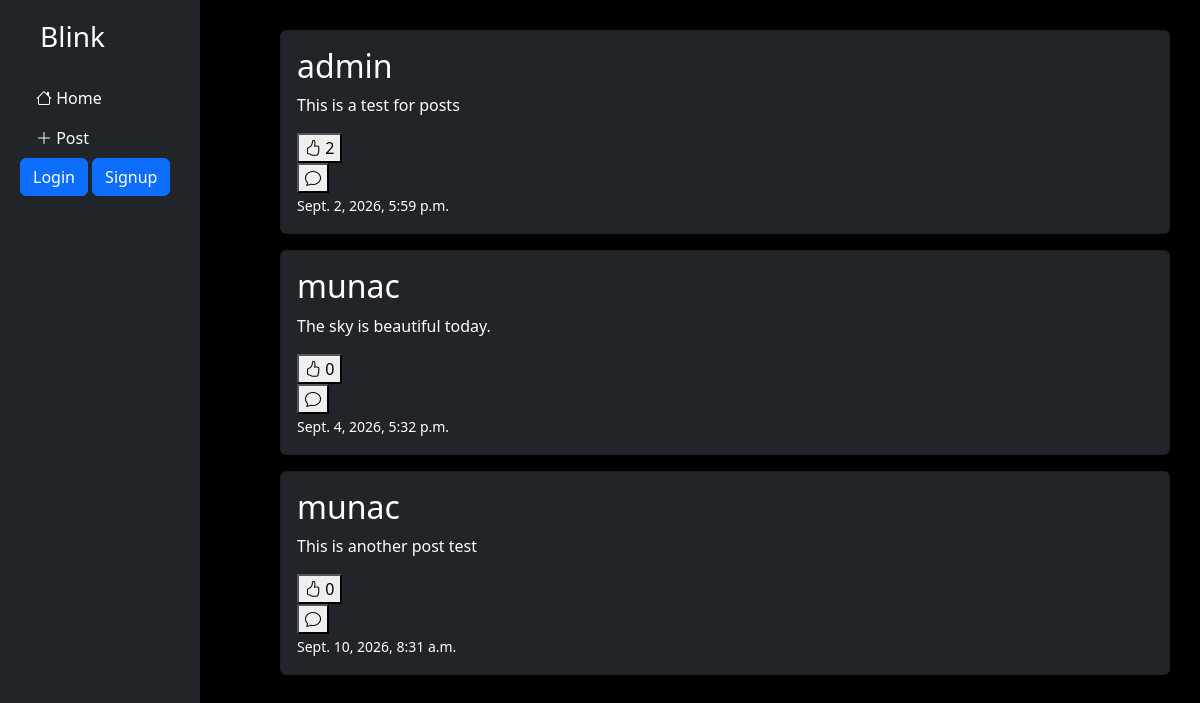
The page / on the database its author committed.
### posts/models.py (models this page shows, shortened)
class Post(models.Model):
    author = models.ForeignKey(
        get_user_model(),
        on_delete=models.CASCADE,
    )
    content = models.TextField(max_length=200)
    date = models.DateTimeField(auto_now_add=True)

### users/models.py (models this page shows)
class CustomUser(AbstractUser):
    age = models.PositiveIntegerField(null=True, blank=True)
    bio = models.TextField(max_length=500, blank=True)
    profile_picture = models.ImageField(
        upload_to='profile_pictures/',
        blank=True,
        null=True
    )
    background_picture = models.ImageField(
        upload_to='background_pictures/',
        blank=True,
        null=True
    )

### posts/views.py (the view)
# urls.py: path('', PostView.as_view(), name='home'),
class PostView(ListView):
    model = Post
    template_name = 'post/post_list.html'
    context_object_name = 'posts'

### templates/post/post_list.html (shortened to what this page needs)
{% extends 'base.html' %}
{%block content %}
{% for post in posts %}
<a class="text-white text-decoration-none" href="{% url 'post_detail' post.pk %}">
    <div class="card bg-dark text-white mb-3">
        <div class="card-body">
            <a class="nav-link text-grey text-decoration-none" href="{% url 'profile' post.author.pk %}">
                <h2>{{ post.author }}</h2>
            </a>
            <a class="text-white text-decoration-none" href="{% url 'post_detail' post.pk %}">
                <p>{{ post.content }}</p>
                <form action="{% url 'like_post' post.pk %}" method='post'>
                    <button type="submit">
                        <i class="bi bi-hand-thumbs-up"></i> {{ post.likes.count }}
                    </button>
                </form>
                <form action="{% url 'add_comment' post.pk %}" method="post">
                    <button type="submit">
                        <i class="bi bi-chat"></i>
                    </button>
                </form>
                <small>{{ post.date }}</small>
            </a>
        </div>
    </div>
</a>
{% endfor %}
{% endblock content %}

### static/style.css (style rules this page uses)
body { background-color: red !important; }

### rows shown on the page
Post: author "admin", content "This is a test for posts", likes.count "2", date "Sept. 2, 2026, 5:59 p.m."
Post: author "munac", content "The sky is beautiful today.", likes.count "0", date "Sept. 4, 2026, 5:32 p.m."
Post: author "munac", content "This is another post test", likes.count "0", date "Sept. 10, 2026, 8:31 a.m."
